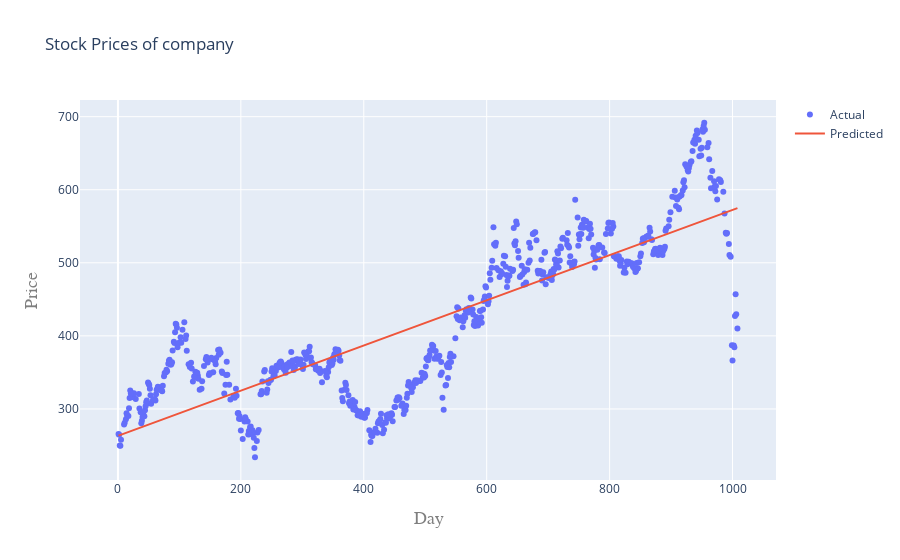

Notebook code for this chart:
### Code cell
iplot(plot2)

### Figure 1 — Plotly figure (JSON) as saved in the notebook; plotly's stock layout.template omitted (floating-point values rounded to 4 significant figures; data arrays with more than 128 entries replaced by an {"elided": "..."} marker saying what was removed)
{"data": [{"mode": "markers", "name": "Actual", "type": "scatter", "x": {"elided": "706 int values"}, "y": {"elided": "706 float values"}}, {"mode": "lines", "name": "Predicted", "type": "scatter", "x": {"elided": "706 int values"}, "y": {"elided": "706 float values"}}], "layout": {"autosize": true, "title": {"text": "Stock Prices of company"}, "xaxis": {"autorange": true, "range": [-60.22, 1069.0], "title": {"font": {"color": "#7f7f7f", "family": "Courier New,monospace", "size": 18}, "text": "Day"}, "type": "linear"}, "yaxis": {"autorange": true, "range": [196.1, 729.5], "title": {"font": {"color": "#7f7f7f", "family": "Courier New,monospace", "size": 18}, "text": "Price"}, "type": "linear"}}}
